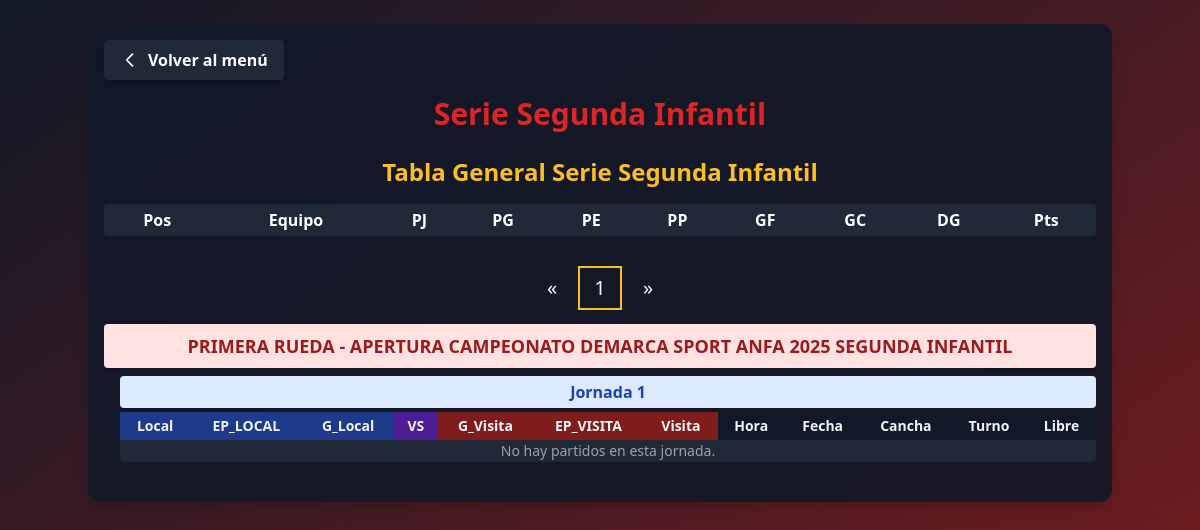
Page /serie_segunda_infantil/ on the earlier database version.
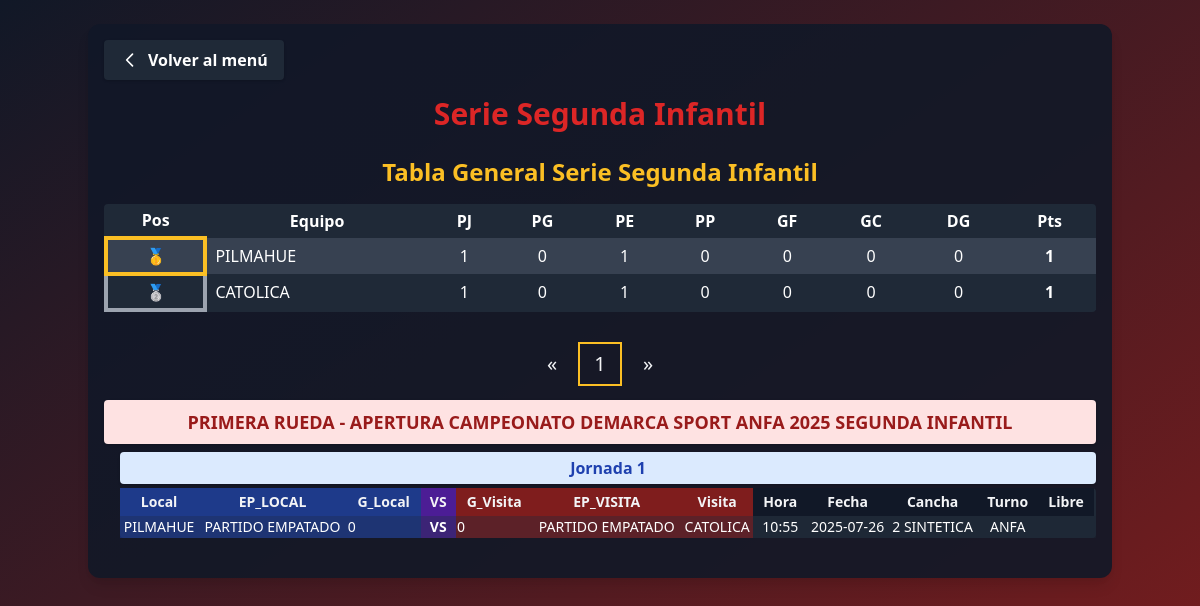
Same page on the later database version.
### app_main/models.py (models this page shows, shortened)
class Fase(models.Model):
    nombre = models.CharField(max_length=100, unique=True)

class Jornada(models.Model):
    fase = models.ForeignKey(Fase, on_delete=models.CASCADE, related_name='jornadas')
    nombre = models.CharField(max_length=100)

class Clubes(models.Model):
    club = models.CharField(max_length=100, unique=True)
    super_seniors = models.BooleanField(default=False)
    seniors = models.BooleanField(default=False)
    honor = models.BooleanField(default=False)
    segunda_honor = models.BooleanField(default=False)
    juveniles = models.BooleanField(default=False)
    primera_infantil = models.BooleanField(default=False)
    segunda_infantil = models.BooleanField(default=False)
    tercera_infantil = models.BooleanField(default=False)
    femenino = models.BooleanField(default=False)
    def __str__(self):
        return self.club

class SerieSegundaInfantil(models.Model):
    ESTADO_PARTIDO_CHOICES = [
        ('PARTIDO GANADO', 'PARTIDO GANADO'),
        ('PARTIDO EMPATADO', 'PARTIDO EMPATADO'),
        ('PARTIDO PERDIDO', 'PARTIDO PERDIDO'),
    ]
    jornada = models.ForeignKey(Jornada, on_delete=models.CASCADE, related_name='partidos_segunda_infantil')
    equipo_local = models.ForeignKey('Clubes', on_delete=models.CASCADE, related_name='partidos_local_segunda_infantil')
    estado_partido_local = models.CharField(max_length=50, choices=ESTADO_PARTIDO_CHOICES)
    goles_local = models.PositiveSmallIntegerField()
    goles_visita = models.PositiveSmallIntegerField()
    estado_partido_visita = models.CharField(max_length=50, choices=ESTADO_PARTIDO_CHOICES)
    equipo_visita = models.ForeignKey('Clubes', on_delete=models.CASCADE, related_name='partidos_visita_segunda_infantil')
    horario = models.TimeField(null=True, blank=True)
    fecha = models.DateField(null=True, blank=True)
    cancha = models.CharField(max_length=100, blank=True, default="")
    turno = models.CharField(max_length=50)
    libre = models.CharField(max_length=100, blank=True, default="")

### app_main/views.py (the view, shortened to what this page needs)
# urls.py: path('serie_segunda_infantil/', views.serie_segunda_infantil, name='serie_segunda_infantil'),
def serie_segunda_infantil(request):
    fases = Fase.objects.filter(nombre__icontains="SEGUNDA INFANTIL").prefetch_related('jornadas__partidos_segunda_infantil')
    clubes = Clubes.objects.all()
    jornadas = Jornada.objects.all()
    tablero_general = calcular_tablero_general_segunda_infantil()
    return render(request, 'serie_segunda_infantil.html', {
        'fases': fases,
        'clubes': clubes,
        'jornadas': jornadas,
        'estado_choices': SerieSegundaInfantil.ESTADO_PARTIDO_CHOICES,
        'tablero_general': tablero_general,
    })

### app_main/templates/serie_segunda_infantil.html (shortened to what the changed rows need)
{% load static %}
<!DOCTYPE html>
<html>
<head>
    <link href="https://cdn.jsdelivr.net/npm/tailwindcss@2.2.19/dist/tailwind.min.css" rel="stylesheet"/>
</head>
<body class="bg-gradient-to-br from-gray-900 to-red-900 min-h-screen text-gray-100">
    <div class="container mx-auto p-4 bg-gray-900 bg-opacity-90 rounded-xl shadow-lg mt-6">
        <h1 class="text-3xl font-extrabold text-red-600 mb-6 text-center drop-shadow">Serie Segunda Infantil</h1>
        <h2 class="text-2xl font-bold text-center text-yellow-400 mb-4">Tabla General Serie Segunda Infantil</h2>
        <div class="w-full mb-8">
            <div class="overflow-x-auto">
                <table class="min-w-full bg-gray-800 text-white rounded">
                    <thead>
                        <tr>
                            <th class="px-2 py-1">Pos</th>
                            <th class="px-2 py-1">Equipo</th>
                            <th class="px-2 py-1">PJ</th>
                            <th class="px-2 py-1">PG</th>
                            <th class="px-2 py-1">PE</th>
                            <th class="px-2 py-1">PP</th>
                            <th class="px-2 py-1">GF</th>
                            <th class="px-2 py-1">GC</th>
                            <th class="px-2 py-1">DG</th>
                            <th class="px-2 py-1">Pts</th>
                        </tr>
                    </thead>
                    <tbody>
                        {% for row in tablero_general %}
                        <tr class="{% cycle 'bg-gray-700' 'bg-gray-800' %}">
        <td class="px-2 py-1 text-center
            {% if forloop.counter == 1 %} border-4 border-yellow-400 rounded-lg font-bold {% endif %}
            {% if forloop.counter == 2 %} border-4 border-gray-400 rounded-lg font-bold {% endif %}
        ">
            {% if forloop.counter == 1 %}
                🥇
            {% elif forloop.counter == 2 %}
                🥈
            {% elif forloop.counter == 3 %}
                🥉
            {% else %}
                {{ forloop.counter }}
            {% endif %}
        </td>
        <td class="px-2 py-1">{{ row.equipo }}</td>
        <td class="px-2 py-1 text-center">{{ row.PJ }}</td>
        <td class="px-2 py-1 text-center">{{ row.PG }}</td>
        <td class="px-2 py-1 text-center">{{ row.PE }}</td>
        <td class="px-2 py-1 text-center">{{ row.PP }}</td>
        <td class="px-2 py-1 text-center">{{ row.GF }}</td>
        <td class="px-2 py-1 text-center">{{ row.GC }}</td>
        <td class="px-2 py-1 text-center">{{ row.DG }}</td>
        <td class="px-2 py-1 text-center font-bold">{{ row.Pts }}</td>
    </tr>
    {% endfor %}
</tbody>
                </table>
            </div>
        </div>
        {% if fases %}
        <div class="flex justify-center mb-4">
            <button type="button" id="fase-prev-btn" class="fase-pagination-btn" aria-label="Anterior">&laquo;</button>
            {% for fase in fases %}
                <button type="button" class="fase-pagination-btn" data-fase-index="{{ forloop.counter0 }}">{{ forloop.counter }}</button>
            {% endfor %}
            <button type="button" id="fase-next-btn" class="fase-pagination-btn" aria-label="Siguiente">&raquo;</button>
        </div>
        {% endif %}
        <div id="fases-container">
        {% for fase in fases %}
            <div class="fase-page{% if forloop.first %} active{% endif %}" data-fase-index="{{ forloop.counter0 }}">
                <div class="bg-red-100 text-red-800 font-bold rounded px-4 py-2 flex flex-col items-center justify-center mb-2 shadow">
                    <span class="text-lg text-center w-full">{{ fase.nombre }}</span>
                </div>
                <div class="ml-4 mb-6">
                    {% for jornada in fase.jornadas.all %}
                        <div class="bg-blue-100 text-blue-800 font-semibold rounded px-3 py-1 flex flex-col items-center justify-center mb-1 shadow">
                            <span class="text-base text-center w-full">{{ jornada.nombre }}</span>
                        </div>
                        <form method="post" class="mb-4">
                            <div class="overflow-x-auto">
                            <table class="min-w-full text-xs md:text-sm bg-gray-800 rounded shadow">
                                <thead>
                                    <tr>
                                        <th class="px-2 py-1 bg-blue-900">Local</th>
                                        <th class="px-2 py-1 bg-blue-900">EP_LOCAL</th>
                                        <th class="px-2 py-1 bg-blue-900">G_Local</th>
                                        <th class="px-2 py-1 bg-purple-900">VS</th>
                                        <th class="px-2 py-1 bg-red-900">G_Visita</th>
                                        <th class="px-2 py-1 bg-red-900">EP_VISITA</th>
                                        <th class="px-2 py-1 bg-red-900">Visita</th>
                                        <th class="px-2 py-1 bg-gray-900">Hora</th>
                                        <th class="px-2 py-1 bg-gray-900">Fecha</th>
                                        <th class="px-2 py-1 bg-gray-900">Cancha</th>
                                        <th class="px-2 py-1 bg-gray-900">Turno</th>
                                        <th class="px-2 py-1 bg-gray-900">Libre</th>
                                    </tr>
                                </thead>
                                <tbody>
                                    {% for sh in jornada.partidos_segunda_infantil.all %}
                                    <tr id="jornada-{{ jornada.id }}-partido-{{ sh.id }}">
                                        <td class="text-center text-white bg-blue-800 bg-opacity-50">{{ sh.equipo_local.club }}</td>
                                        <td class="text-center text-white bg-blue-800 bg-opacity-50">{{ sh.estado_partido_local }}</td>
                                        <td class="bg-blue-800 bg-opacity-50">
                                            {% if user.is_authenticated %}
                                            <input type="number" name="goles_local_{{ sh.id }}" value="{{ sh.goles_local }}" min="0" class="bg-gray-900 text-white rounded w-16 px-1">
                                            {% else %}
                                            <span class="text-center text-white">{{ sh.goles_local }}</span>
                                            {% endif %}
                                        </td>
                                        <td class="text-center text-white bg-purple-800 bg-opacity-50 font-bold">VS</td>
                                        <td class="bg-red-800 bg-opacity-50">
                                            {% if user.is_authenticated %}
                                            <input type="number" name="goles_visita_{{ sh.id }}" value="{{ sh.goles_visita }}" min="0" class="bg-gray-900 text-white rounded w-16 px-1">
                                            {% else %}
                                            <span class="text-center text-white">{{ sh.goles_visita }}</span>
                                            {% endif %}
                                        </td>
                                        <td class="text-center text-white bg-red-800 bg-opacity-50">{{ sh.estado_partido_visita }}</td>
                                        <td class="text-center text-white bg-red-800 bg-opacity-50">{{ sh.equipo_visita.club }}</td>
                                        <td class="text-center text-white bg-gray-800 bg-opacity-50">{{ sh.horario }}</td>
                                        <td class="text-center text-white bg-gray-800 bg-opacity-50">{{ sh.fecha|date:'Y-m-d' }}</td>
                                        <td class="text-center text-white bg-gray-800 bg-opacity-50">{{ sh.cancha }}</td>
                                        <td class="text-center text-white bg-gray-800 bg-opacity-50">{{ sh.turno }}</td>
                                        <td class="text-center text-white bg-gray-800 bg-opacity-50">{{ sh.libre }}</td>
                                        <td class="bg-gray-800 bg-opacity-50">
                                        </td>
                                    </tr>
                                    {% empty %}
                                    <tr><td colspan="{% if user.is_authenticated %}13{% else %}12{% endif %}" class="text-center text-gray-400">No hay partidos en esta jornada.</td></tr>
                                    {% endfor %}
                                </tbody>
                            </table>
                            </div>
                        </form>
                    {% empty %}
                        <div class="text-gray-400 mb-4 text-center">No hay jornadas en esta fase.</div>
                    {% endfor %}
                </div>
            </div>
        {% empty %}
            <div class="text-gray-400 text-center">No hay fases creadas.</div>
        {% endfor %}
        </div>
    </div>
</body>
</html>

Differences in the rows shown:
now on this page (row unchanged): Clubes: equipo "PILMAHUE", PJ "1", PG "0", PE "1", PP "0", GF "0", GC "0", DG "0", Pts "1"
now on this page (row unchanged): Clubes: equipo "CATOLICA", PJ "1", PG "0", PE "1", PP "0", GF "0", GC "0", DG "0", Pts "1"
shown differently, row unchanged: Jornada "Jornada 1": no longer shows "No hay partidos en esta jornada."
added SerieSegundaInfantil: equipo_local.club "PILMAHUE", estado_partido_local "PARTIDO EMPATADO", goles_local "0", goles_visita "0", estado_partido_visita "PARTIDO EMPATADO", equipo_visita.club "CATOLICA", horario "10:55", fecha "2025-07-26", cancha "2 SINTETICA", turno "ANFA"
